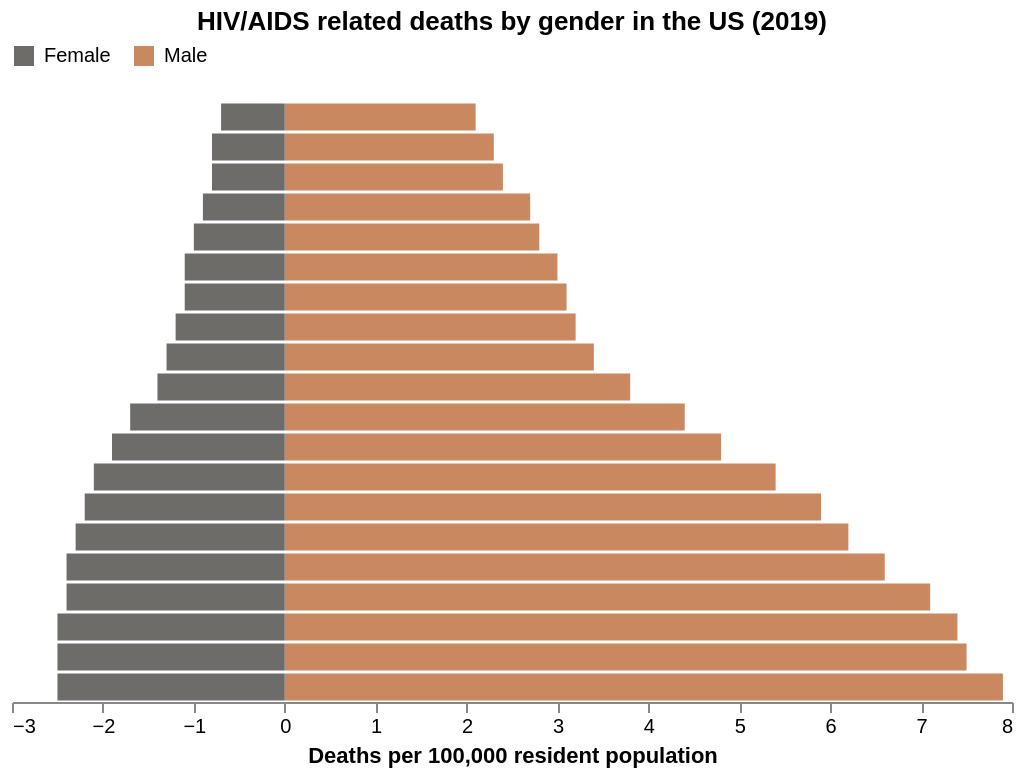

Vega-Lite specification stored for this chart:
### Vega-Lite specification from a JSON file in a GitHub repository (floating-point values rounded to 4 significant figures)
{"$schema": "https://vega.github.io/schema/vega-lite/v5.json", "description": "A population pyramid for the US in 2000, created using stack. See https://vega.github.io/vega-lite/examples/concat_population_pyramid.html for a variant of this created using concat.", "data": {"values": [{"Year": "2000", "gender": "Male", "Deaths": 7.9}, {"Year": "2000", "gender": "Female", "Deaths": -2.5}, {"Year": "2001", "gender": "Male", "Deaths": 7.5}, {"Year": "2001", "gender": "Female", "Deaths": -2.5}, {"Year": "2002", "gender": "Male", "Deaths": 7.4}, {"Year": "2002", "gender": "Female", "Deaths": -2.5}, {"Year": "2003", "gender": "Male", "Deaths": 7.1}, {"Year": "2003", "gender": "Female", "Deaths": -2.4}, {"Year": "2004", "gender": "Male", "Deaths": 6.6}, {"Year": "2004", "gender": "Female", "Deaths": -2.4}, {"Year": "2005", "gender": "Male", "Deaths": 6.2}, {"Year": "2005", "gender": "Female", "Deaths": -2.3}, {"Year": "2006", "gender": "Male", "Deaths": 5.9}, {"Year": "2006", "gender": "Female", "Deaths": -2.2}, {"Year": "2007", "gender": "Male", "Deaths": 5.4}, {"Year": "2007", "gender": "Female", "Deaths": -2.1}, {"Year": "2008", "gender": "Male", "Deaths": 4.8}, {"Year": "2008", "gender": "Female", "Deaths": -1.9}, {"Year": "2009", "gender": "Male", "Deaths": 4.4}, {"Year": "2009", "gender": "Female", "Deaths": -1.7}, {"Year": "2010", "gender": "Male", "Deaths": 3.8}, {"Year": "2010", "gender": "Female", "Deaths": -1.4}, {"Year": "2011", "gender": "Male", "Deaths": 3.4}, {"Year": "2011", "gender": "Female", "Deaths": -1.3}, {"Year": "2012", "gender": "Male", "Deaths": 3.2}, {"Year": "2012", "gender": "Female", "Deaths": -1.2}, {"Year": "2013", "gender": "Male", "Deaths": 3.1}, {"Year": "2013", "gender": "Female", "Deaths": -1.1}, {"Year": "2014", "gender": "Male", "Deaths": 3}, {"Year": "2014", "gender": "Female", "Deaths": -1.1}, {"Year": "2015", "gender": "Male", "Deaths": 2.8}, {"Year": "2015", "gender": "Female", "Deaths": -1}, {"Year": "2016", "gender": "Male", "Deaths": 2.7}, {"Year": "2016", "gender": "Female", "Deaths": -0.9}, {"Year": "2017", "gender": "Male", "Deaths": 2.4}, {"Year": "2017", "gender": "Female", "Deaths": -0.8}, {"Year": "2018", "gender": "Male", "Deaths": 2.3}, {"Year": "2018", "gender": "Female", "Deaths": -0.8}, {"Year": "2019", "gender": "Male", "Deaths": 2.1}, {"Year": "2019", "gender": "Female", "Deaths": -0.7}]}, "title": "HIV/AIDS related deaths by gender in the US (2019)", "width": 500, "height": 300, "mark": "bar", "encoding": {"y": {"field": "Year", "axis": null, "sort": "descending"}, "x": {"aggregate": "sum", "field": "Deaths", "title": "Deaths per 100,000 resident population", "axis": {"format": "s"}}, "color": {"field": "gender", "scale": {"range": ["#6e6c69", "#ca8861"]}, "legend": {"orient": "top", "title": null}}, "tooltip": [{"field": "Year", "type": "nominal", "title": "Year"}, {"field": "gender", "type": "nominal", "title": "Gender"}, {"field": "Deaths", "type": "quantitative", "title": "Deaths per 100,000 resident population"}]}, "config": {"view": {"stroke": null}, "axis": {"grid": false}}}
